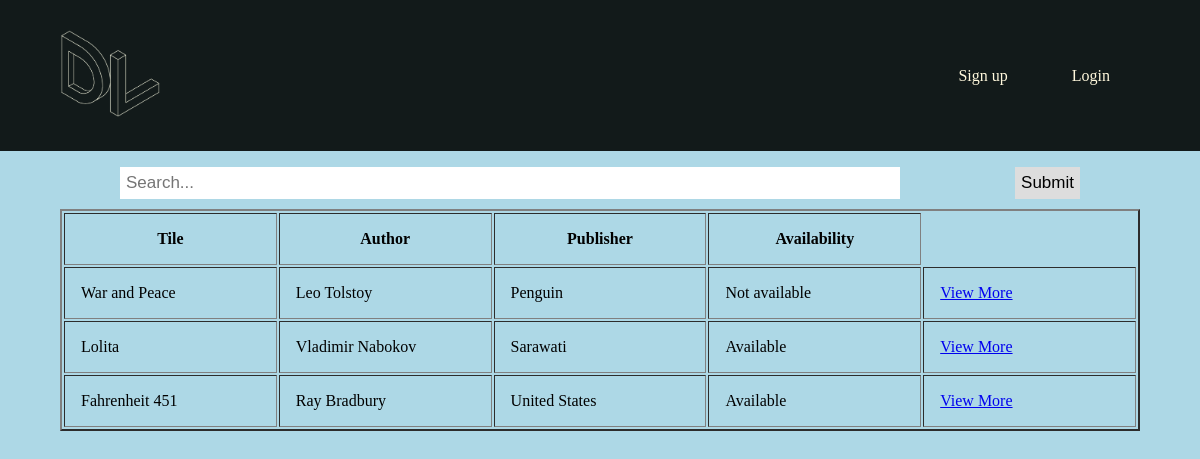
The page / on the database its author committed.
### book/models.py (models this page shows)
class Book(models.Model):
    Title = models.CharField(max_length = 120,null = False)
    Author = models.CharField(max_length = 120)
    Publisher = models.CharField(max_length = 120)
    Genre = models.CharField(max_length = 120)
    ISBN = models.CharField(max_length = 13,null = False) #as int was small, take as char
    Location = models.TextField()
    Available = models.BooleanField(default=True)
    Comments = models.TextField(null=True)

### Home/views.py (the view)
# urls.py: path('', home_view, name='home'),
def home_view(request,*args,**kwargs):
    books = Book.objects.all()
    if request.user.groups.filter(name="Librarian"):
        return render(request,"Home/home-librarian.html",{"books":books})
    else:
        return render(request,"Home/home.html",{"books":books})

### Templates/Home/home.html (shortened to what this page needs)
{% load static %}
<!DOCTYPE html>
<head>
    <link rel="stylesheet" href="{% static 'Home/style.css' %}">
</head>
<body>
    <header>
    <a href="/"><img src="{% static 'DevLibrary.png' %}" alt="" width = "100" ></a>
        <nav>
            <ul class = "nvlinks">
                {% if user.is_authenticated %}
                <li><a href="user/">Hello, {{user.username}}</a></li>
                <li><a href="logout/">Logout</a></li>
                {% else %}
                <li><a href="register/">Sign up</a></li>
                <li><a href="login/">Login</a></li>
                {% endif %}
            </ul>
        </nav>
    </header>
    <div class = "searchbar">
        <form action = "/search/" method = "GET">
         <input type="text" placeholder="Search..." name="srch" id="srch">
         <button type="submit">Submit</button>
        </form>
    </div>
    <div>
    <table class="table" border = "2px solid black" style="margin-left:auto;margin-right:auto;width:90%">
        <thead>
            <tr>
                <th style = "padding: 16px; width:20%;">Tile</th>
                <th style = "padding: 16px; width:20%;">Author</th>
                <th style = "padding: 16px; width:20%;">Publisher</th>
                <th style = "padding: 16px; width:20%;">Availability</th>
            </tr>
        </thead>
        <tbody>
        {% for book in books%}
            <tr>
                <td style = "padding: 16px; width:20%;" scope="row">{{book.Title}}</td>
                <td style = "padding: 16px; width:20%;">{{book.Author}}</td>
                <td style = "padding: 16px; width:20%;">{{book.Publisher}}</td>
                {% if book.Available %}
                <td style = "padding: 16px; width:20%;">Available</td>
                {% else %}
                <td style = "padding: 16px; width:20%;">Not available</td>
                {% endif %}
                <td style = "padding: 16px; width:20%;"><a href ="/book/{{book.id}}">View More</a></td>
            </tr>
        {% endfor %}
        </tbody>
    </table>
    </div>
</body>

### static/Home/style.css (style rules this page uses)
body { background-color: lightblue; }
* { margin: 0; padding: 0; }
header a,li { font: "Montserrat", sans-serif; font-size: 16px; color: cornsilk; text-decoration: none; }
header { background-color: #121a1a; display: flex; justify-content: space-between; align-items: center; padding: 30px 5%; }
.nvlinks { list-style: none; }
.nvlinks li { display: inline-block; padding: 0 30px; }
.searchbar { width: 80%; margin-left: auto; margin-right: auto; margin-top: 16px; }
.searchbar form { width: 100%; }
.searchbar input[type=text] { padding: 6px; width: 80%; margin-top: 0; margin-right: 0; margin-left: auto; margin-bottom: 10px; font-size: 17px; border: none; }
.searchbar button { float: right; padding: 6px; margin-top: 0px; margin-left: 0px; margin-right: auto; background: #ddd; font-size: 17px; border: none; cursor: pointer; }

### rows shown on the page
Book: Title "War and Peace", Author "Leo Tolstoy", Publisher "Penguin", Available "Not available"
Book: Title "Lolita", Author "Vladimir Nabokov", Publisher "Sarawati", Available "Available"
Book: Title "Fahrenheit 451", Author "Ray Bradbury", Publisher "United States", Available "Available"
